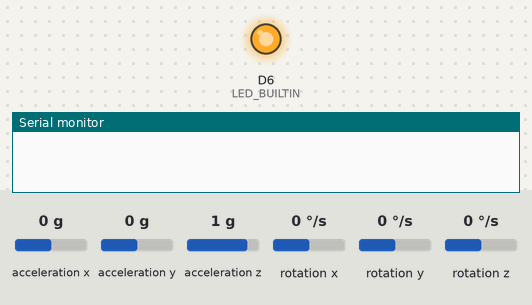
Recording of a program running on a simulated Arduino MKR. Shown: output pins drawn as LEDs (lit = HIGH), the last lines printed to the serial monitor. The inputs (shaded band) are chosen by the test bench; at power-on: acceleration x 0 g, acceleration y 0 g, acceleration z 1 g, rotation x 0 °/s, rotation y 0 °/s, rotation z 0 °/s.

Above: at 1.1 s.
At 8.1 s:
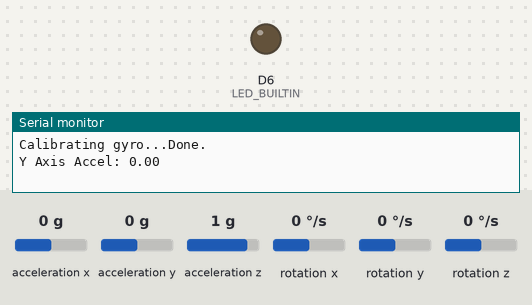
Timing chart, 0 to 9.6 s (numbered marks = the images above):
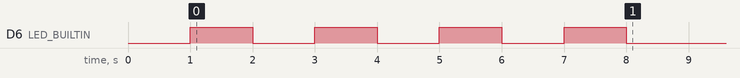

The program:

main.cpp
```cpp
#include <Arduino.h>
#include "Wire.h"
#include <MPU6050_light.h>

MPU6050 gyro(Wire);

void setup()
{
    Serial.begin(9600);
    Wire.begin();

    // Connect to gyro
    byte gyro_status = gyro.begin();

    if (gyro_status != 0)
    {
        Serial.println("Error: Unable to connect to gyro...halting...");
        while (1) { } // Infite loop if unable to connect to gyro (no point in continuing)
    }

    // Blink LED 3 times to indicate gyro calibration beginning
    pinMode(LED_BUILTIN, OUTPUT);
    digitalWrite(LED_BUILTIN, LOW);
    delay(1000);
    for (int i = 0; i < 3; i++)
    {
        digitalWrite(LED_BUILTIN, HIGH);
        delay(1000);
        digitalWrite(LED_BUILTIN, LOW);
        delay(1000);
    }

    // Calibrate gyro
    Serial.print("Calibrating gyro...");
    digitalWrite(LED_BUILTIN, HIGH); // Turn LED on while calibrating
    gyro.calcOffsets(true, true);
    digitalWrite(LED_BUILTIN, LOW); // Turn LED off when calibrating completes
    Serial.println("Done.");
}

void loop()
{
    // Print the accelerometer data for the Z access every 250ms
    gyro.update();
    Serial.print("Y Axis Accel: ");
    Serial.println(gyro.getAccY());
    delay(250);
}
```
